Frame 1 (no input): blank canvas, image omitted
Frame 60 (no input): blank canvas, image omitted
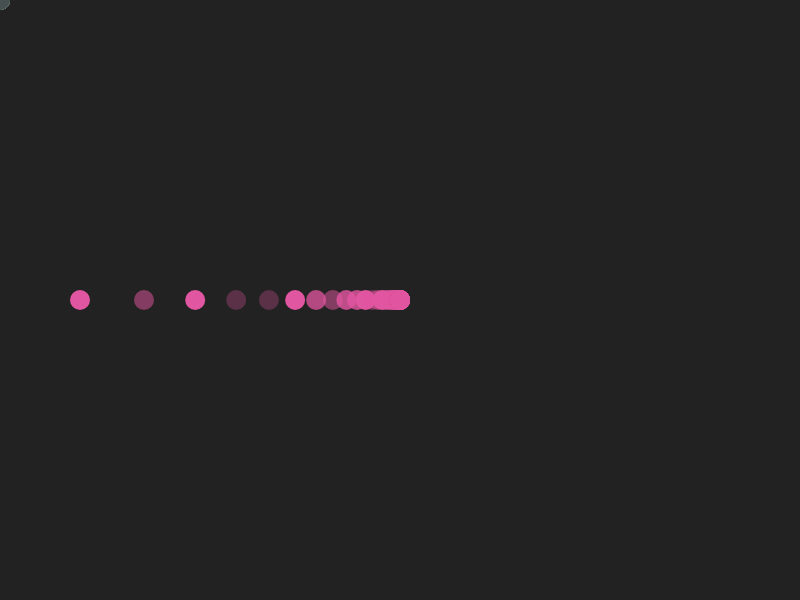
Frame 120 (the mouse pressed at the canvas centre since frame 60)

The p5.js sketch whose frames 1 and 60 were blank and that drew this single picture after the mouse press (run headless with seeded random() and noise() and a simulated clock; from frame 60 on, the mouse is pressed at the canvas centre):

// p5.js sketch
// ── sketch.js
const EASING = 0.2;
let x = 0;

function setup() {
  createCanvas(800, 600);
  colorMode(HSL);
  background("#222222");
  noStroke();
}

function draw() {
  // If the mouse is pressed, the colour is pink, otherwise, it is random
  if (mouseIsPressed) {
    fill(328, 70, 61, random(0.2, 1.1));
  } else {
    fill(random(255), random(100), random(100), random(0.2, 1.1));
  }
  
  // Create small amount of easing to stabilise the drawing
  let targetX = mouseX;
  x += (targetX - x) * EASING;
  ellipse(x, mouseY, 20, 20);
}
